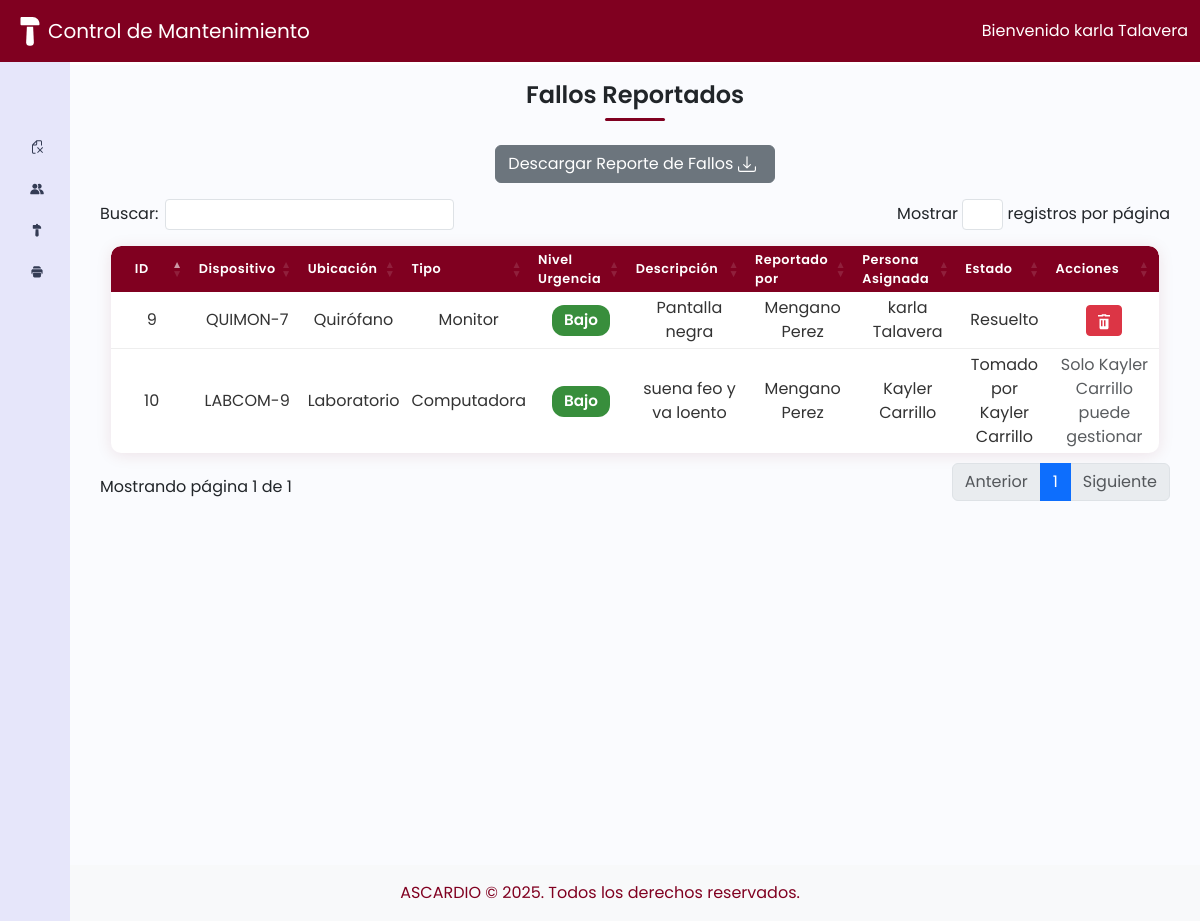
The app's page /index.php?vista=fallos (signed in) with its own data.
### tables this page shows
CREATE TABLE `fallos` (
  `id` int(11) NOT NULL,
  `id_usuario_reporta` int(11) NOT NULL,
  `id_admin_toma` int(11) DEFAULT NULL,
  `codigo_dispositivo` varchar(50) NOT NULL,
  `descripcion` text NOT NULL,
  `estado` enum('pendiente','tomado','atendido','resuelto','persistente','por_confirmacion') NOT NULL DEFAULT 'pendiente',
  `fecha_reporte` datetime NOT NULL DEFAULT current_timestamp(),
  `fecha_tomado` datetime DEFAULT NULL,
  `fecha_atendido` datetime DEFAULT NULL,
  `fecha_resuelto` datetime DEFAULT NULL,
  `nivel_urgencia` enum('alto','medio','bajo') NOT NULL DEFAULT 'bajo'
);

CREATE TABLE `dispositivos` (
  `id` int(11) NOT NULL,
  `codigo_dispositivo` varchar(20) NOT NULL,
  `tipo_dispositivo` varchar(50) NOT NULL,
  `ubicacion` varchar(100) NOT NULL,
  `numero_identificador` int(11) DEFAULT NULL
);

### controladores/controladorFallo.php (called while the page is built, shortened)
<?php
require_once dirname(__DIR__) . '/modelos/modeloFallo.php';
require_once dirname(__DIR__) . '/modelos/modeloUsuario.php';
class controladorFallo {
    private $modelo;
    public function __construct() {
        $this->modelo = new modeloFallo();
    }
    public function mostrarFalloAdmin() {
        $modeloUsuario = new modeloUsuario();
        $usuarios = $modeloUsuario->listarTodos();
        $fallos = $this->modelo->listarTodos();
        include dirname(__DIR__) . '/vistas/vistaFalloAdmin.php';
    }
}

### modelos/modeloFallo.php (called while the page is built, shortened)
<?php
require_once dirname(__DIR__) . '/config/conexion.php';
class modeloFallo {
    private $conexion;
    public function __construct() {
        $db = new Base_Datos();
        $this->conexion = $db->Conexion_Base_Datos();
    }
    public function listarTodos() {
        $stmt = $this->conexion->query("
            SELECT f.*, d.ubicacion, d.tipo_dispositivo
            FROM fallos f
            JOIN dispositivos d ON f.codigo_dispositivo = d.codigo_dispositivo
            ORDER BY
                FIELD(f.nivel_urgencia, 'alto', 'mediano', 'bajo'),
                f.fecha_reporte DESC
        ");
        return $stmt->fetchAll(PDO::FETCH_ASSOC);
    }
}

### config/conexion.php (called while the page is built, shortened)
<?php
  class Base_Datos{
    private $Nombre_Servidor = "localhost";
    private $Nombre_Base_Datos = "Mantenimiento_AscardioDB;";
    private $Nombre_Usuario = "root";
    private $Pass = "";
    public function Conexion_Base_Datos(){
       $this->Conexion = null;
       try{
             $this-> Conexion = new PDO("mysql:host={$this->Nombre_Servidor};dbname={$this->Nombre_Base_Datos}",
             $this->Nombre_Usuario,
             $this->Pass
        );
        $this->Conexion->setAttribute(PDO::ATTR_ERRMODE, PDO::ERRMODE_EXCEPTION);
       }catch(PDOException $e){
         die ("Error de Conexion:" . $e->getMessage());
       }
       return $this->Conexion;
    }
    }
?>

### modelos/modeloUsuario.php (called while the page is built, shortened)
<?php
require_once dirname(__DIR__) . '/config/conexion.php';
class modeloUsuario {
    private $conexion;
    public function __construct() {
        $bd = new Base_Datos();
        $this->conexion = $bd->Conexion_Base_Datos();
    }
    public function listarTodos() {
        $stmt = $this->conexion->query("SELECT id, nombre, apellido FROM usuarios");
        return $stmt->fetchAll(PDO::FETCH_ASSOC);
    }
}

### vistas/vistaFalloAdmin.php (the view, shortened to what this page needs)
<?php include 'header.php'; ?>
<div class="main p-3">
    <h1>Fallos Reportados</h1>
    <div class="titulo-linea"></div>
    <button type="button" class="btn btn-secondary mb-3" onclick="genPDF()">
        Descargar Reporte de Fallos
    </button>
    <?php
        $usuariosMap = [];
        foreach ($usuarios as $u) {
            $usuariosMap[$u['id']] = $u['nombre'] . ' ' . $u['apellido'];
        }
        $admin_id = $_SESSION['usuario']['id'];
    ?>
    <table class="device-table fallos-table">
        <thead>
            <tr>
                <th>ID</th>
                <th>Dispositivo</th>
                <th>Ubicación</th>
                <th>Tipo</th>
                <th>Nivel Urgencia</th>
                <th>Descripción</th>
                <th>Reportado por</th>
                <th>Persona Asignada</th>
                <th>Estado</th>
                <th>Acciones</th>
            </tr>
        </thead>
        <tbody>
            <?php foreach ($fallos as $f): ?>
                <tr>
                    <td><?= htmlspecialchars($f['id']) ?></td>
                    <td><?= htmlspecialchars($f['codigo_dispositivo']) ?></td>
                    <td><?= htmlspecialchars($f['ubicacion']) ?></td>
                    <td><?= htmlspecialchars($f['tipo_dispositivo']) ?></td>
                    <td>
                        <?php
                            $urgencia = strtolower($f['nivel_urgencia']);
                            $colorClass = '';
                            if ($urgencia == 'alto') $colorClass = 'urgencia-alta';
                            elseif ($urgencia == 'medio' || $urgencia == 'mediano') $colorClass = 'urgencia-media';
                            else $colorClass = 'urgencia-baja';
                        ?>
                        <span class="urgencia-badge <?= $colorClass ?>">
                            <?= htmlspecialchars(ucfirst($f['nivel_urgencia'])) ?>
                        </span>
                    </td>
                    <td><?= htmlspecialchars($f['descripcion']) ?></td>
                    <td>
                        <?= isset($usuariosMap[$f['id_usuario_reporta']]) ? htmlspecialchars($usuariosMap[$f['id_usuario_reporta']]) : 'Desconocido' ?>
                    </td>
                    <td>
                        <?= $f['id_admin_toma'] && isset($usuariosMap[$f['id_admin_toma']]) ? htmlspecialchars($usuariosMap[$f['id_admin_toma']]) : 'Sin asignar' ?>
                    </td>
                    <td>
                        <?php
                        if ($f['estado'] == 'pendiente') {
                            echo "Pendiente";
                        } elseif ($f['estado'] == 'tomado') {
                            if ($f['id_admin_toma'] == $admin_id) {
                                echo "Tomado por mí";
                            } else {
                                $admin = $usuariosMap[$f['id_admin_toma']] ?? 'Administrador';
                                echo "Tomado por $admin";
                            }
                        } elseif ($f['estado'] == 'por_confirmacion') {
                            echo "Por confirmación";
                        } elseif ($f['estado'] == 'resuelto') {
                            echo "Resuelto";
                        } elseif ($f['estado'] == 'persistente') {
                            echo "Fallo persistente";
                        }
                        ?>
                    </td>
                    <td class="text-center">
                        <form method="POST" style="display:inline;">
                            <div style="display: flex; align-items: center; gap: 6px; justify-content: center;">
                                <?php if ($f['estado'] == 'pendiente'): ?>
                                    <button type="submit" name="tomar" class="btn btn-sm btn-primary">Tomar</button>
                                <?php elseif (
                                    in_array($f['estado'], ['tomado', 'atendido', 'por_confirmacion', 'resuelto', 'persistente'])
                                    && $f['id_admin_toma'] == $admin_id
                                ): ?>
                                    <?php if ($f['estado'] == 'tomado'): ?>
                                        <button type="submit" name="atender" class="btn btn-sm btn-success">Atender</button>
                                    <?php elseif ($f['estado'] == 'resuelto'): ?>
                                        <button type="submit" name="eliminar_admin" class="btn btn-sm btn-danger" onclick="return confirm('¿Eliminar este reporte definitivamente?')">
                                            <svg xmlns="http://www.w3.org/2000/svg" width="18" height="18" fill="currentColor" viewBox="0 0 24 24">
                                                <path d="M9 3v1H4v2h16V4h-5V3H9zm2 2h2v1h-2V5zm-5 4v12c0 1.1.9 2 2 2h8c1.1 0 2-.9 2-2V9H6zm2 2h2v8h-2v-8zm4 0h2v8h-2v-8z"/>
                                            </svg>
                                        </button>
                                    <?php elseif ($f['estado'] == 'persistente'): ?>
                                        <span class="text-muted">Por confirmación</span>
                                    <?php else: ?>
                                        <span class="text-muted">En espera de cambio de estado</span>
                                    <?php endif; ?>
                                <?php else: ?>
                                    <span class="text-muted">Solo <?php
                                     $admin = $usuariosMap[$f['id_admin_toma']] ?? 'Administrador';
                                    echo $admin;?> puede gestionar</span>
                                <?php endif; ?>
                            </div>
                        </form>
                    </td>
                </tr>
            <?php endforeach; ?>
        </tbody>
    </table>
</div>
<?php include 'footer.php'; ?>

### index.php (shortened to what this page needs)
<?php
require_once 'config/conexion.php';
require_once 'controladores/controladorFallo.php';
$vista = $_GET['vista'] ?? 'usuarios';
$rol = $_SESSION['usuario']['rol'] ?? 'usuario';
switch ($vista) {
    case 'fallos':
        $controlador = new controladorFallo();
        if ($rol === 'administrador') {
            $controlador->mostrarFalloAdmin();
        } else {
            $controlador->mostrarFalloUsuario();
        }
        break;
}

### vistas/header.php (shortened to what this page needs)
<!DOCTYPE html>
<html lang="en">
<head>
    <link href="https://cdn.lineicons.com/4.0/lineicons.css" rel="stylesheet">
    <link href="https://cdn.jsdelivr.net/npm/bootstrap@5.3.2/dist/css/bootstrap.min.css" rel="stylesheet"
>
    <link rel="stylesheet" href="https://cdn.datatables.net/1.13.5/css/dataTables.bootstrap4.min.css">
    <link rel="stylesheet" href="/Mantenimiento-Ascardio/vistas/estilos/estiloFallo.css">
    <link rel="stylesheet" href="/Mantenimiento-Ascardio/vistas/estilos/style.css">
    <link rel="stylesheet" href="/Mantenimiento-Ascardio/vistas/estilos/estiloDispositivos.css">
    <link rel="stylesheet" href="/Mantenimiento-Ascardio/vistas/estilos/estiloUsuarios.css">
</head>
<body>
    <header>
        <nav class="navbar navbar-expand-lg" style="background-color: #800020;">
            <div class="container-fluid">
                <a class="navbar-brand d-flex align-items-center text-white" href="#">
                    <span class="mantenimiento-text">Control de Mantenimiento</span>
                </a>
                <span class="ms-auto text-white">
                    Bienvenido <?php
                    if (isset($_SESSION['usuario']['nombre'], $_SESSION['usuario']['apellido'])) {
                        echo htmlspecialchars($_SESSION['usuario']['nombre'] . ' ' . $_SESSION['usuario']['apellido']);
                    } elseif (isset($_SESSION['usuario']['usuario'])) {
                        echo htmlspecialchars($_SESSION['usuario']['usuario']);
                    }
                ?>
                </span>
            </div>
        </nav>
    </header>
    <div class="wrapper">
        <aside id="sidebar">
            <div class="d-flex">
                <button id="toggle-btn" type="button">
                </button>
            </div>
            <ul class="sidebar-nav">
                <li class="sidebar-item">
                    <a href="index.php?vista=fallos" class="sidebar-link">
                    </a>
                </li>
                 <?php if (isset($_SESSION['usuario']['rol']) && $_SESSION['usuario']['rol'] === 'administrador'): ?>
                <li class="sidebar-item">
                    <a href="index.php?vista=usuarios" class="sidebar-link">
                    </a>
                </li>
                <li class="sidebar-item">
                    <a href="index.php?vista=mantenimiento" class="sidebar-link">
                    </a>
                </li>
                <?php endif; ?>
                 <li class="sidebar-item">
                    <a href="index.php?vista=dispositivos" class="sidebar-link">
                    </a>
                </li>
            </ul>
            <div class="sidebar-item">
                <a href="vistas/logout.php" class="sidebar-link">
                </a>
            </div>
        </aside>

### vistas/footer.php (shortened to what this page needs)
</div>
    <footer class="text-center py-3" style="background: #f8f9fa; color: #800020;">
     ASCARDIO &copy; 2025. Todos los derechos reservados.
    </footer>
</body>
</html>

### vistas/estilos/estiloFallo.css (style rules this page uses)
.urgencia-badge { display: inline-block; padding: 4px 12px; border-radius: 12px; color: #fff; font-weight: 600; font-size: 0.95em; }
.urgencia-baja { background: #388e3c; }

### vistas/estilos/style.css (style rules this page uses)
a { text-decoration: none; }
li { list-style: none; }
span { color: rgb(3, 3, 54) }
h1 { font-weight: 600; font-size: 1.5rem; text-align: center; margin-bottom: 8px; }
body { font-family: 'Poppins', sans-serif; }
.wrapper { display: flex; }
.main { min-height: 100vh; width: 100%; overflow: hidden; background-color: #fafbfe; display: flex; flex-direction: column; align-items: center; }
#sidebar { width: 70px; min-width: 70px; z-index: 1000; display: flex; flex-direction: column; background-color:lavender }
#toggle-btn { background-color: transparent; cursor: pointer; border: 0; padding: 1rem 1.5rem; }
.sidebar-nav { padding: 2rem 0; flex: 1 1 auto; }
a.sidebar-link { padding: .625rem 1.625rem; color: #FFF; display: block; font-size: 0.9rem; white-space: nowrap; border-left: 3px solid transparent; }
.sidebar-link svg { font-size: 1.1rem; margin-right: .75rem; }
header { position: fixed; top: 0; left: 0; width: 100%; z-index: 1050; color: #FFF; }
#sidebar { position: fixed; top: 62px; left: 0; height: calc(100% - 56px); margin-top: 0; z-index: 1040; }
.main { margin-top: 65px; margin-left: 70px; }
.mantenimiento-text { color: #fff !important; }

### vistas/estilos/estiloDispositivos.css (style rules this page uses)
.device-table { max-width: 900px; margin-left: auto; margin-right: auto; width: 95%; border-collapse: separate; border-spacing: 0; background: #fff; border-radius: 10px; overflow: hidden; box-shadow: 0 2px 16px rgba(128,0,32,0.10); font-family: 'Poppins', Arial, sans-serif; }
.device-table th, .device-table td { padding: 14px 18px; border-bottom: 1px solid #eee; text-align: left; font-size: 1rem; }
.fallos-table { max-width: 650px; width: 98%; margin-left: auto; margin-right: auto; border-collapse: separate; border-spacing: 0; background: #fff; border-radius: 10px; overflow: hidden; box-shadow: 0 2px 16px rgba(128,0,32,0.10); }
.fallos-table th, .fallos-table td { padding: 4px 6px; font-size: 0.80rem; border-bottom: 1px solid #eee; text-align: center; }
.fallos-table td { font-size: 1rem; }
@media (min-width: 768px) { .main.p-3 { padding-left: 30px !important; padding-right: 30px !important; } }
.device-table th { background: #800020; color: #fff; font-weight: 600; letter-spacing: 0.5px; border: none; }
.device-table tr:last-child td { border-bottom: none; }
.device-table td { color: #333; vertical-align: middle; }
.device-table th:first-child, .device-table td:first-child { text-align: center; width: 50px; }
.device-table th, .device-table td { position: relative; }
.device-table th:first-child { border-top-left-radius: 10px; }
.device-table th:last-child { border-top-right-radius: 10px; }
.device-table tr:last-child td:first-child { border-bottom-left-radius: 10px; }
.device-table tr:last-child td:last-child { border-bottom-right-radius: 10px; }

### vistas/estilos/estiloUsuarios.css (style rules this page uses)
.titulo-linea { width: 60px; height: 3px; background: #800020; margin: 0 auto 24px auto; border-radius: 2px; }

### records on screen
fallos: id "10", codigo_dispositivo "LABCOM-9", dispositivos.ubicacion "Laboratorio", dispositivos.tipo_dispositivo "Computadora", nivel_urgencia "Bajo", descripcion "suena feo y va loento", id_usuario_reporta "Mengano Perez", id_admin_toma "Kayler Carrillo"
fallos: id "9", codigo_dispositivo "QUIMON-7", dispositivos.ubicacion "Quirófano", dispositivos.tipo_dispositivo "Monitor", nivel_urgencia "Bajo", descripcion "Pantalla negra", id_usuario_reporta "Mengano Perez", id_admin_toma "karla Talavera", estado "Resuelto"
